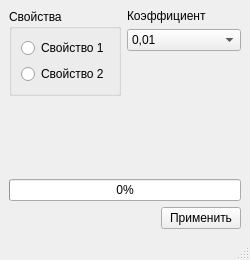
<?xml version="1.0" encoding="UTF-8"?>
<ui version="4.0">
 <class>HW_04_MainWindow</class>
 <widget class="QMainWindow" name="HW_04_MainWindow">
  <property name="geometry">
   <rect>
    <x>0</x>
    <y>0</y>
    <width>250</width>
    <height>260</height>
   </rect>
  </property>
  <property name="sizePolicy">
   <sizepolicy hsizetype="Preferred" vsizetype="Preferred">
    <horstretch>0</horstretch>
    <verstretch>0</verstretch>
   </sizepolicy>
  </property>
  <property name="minimumSize">
   <size>
    <width>250</width>
    <height>260</height>
   </size>
  </property>
  <property name="maximumSize">
   <size>
    <width>257</width>
    <height>260</height>
   </size>
  </property>
  <property name="windowTitle">
   <string>HW_04_MainWindow</string>
  </property>
  <widget class="QWidget" name="centralwidget">
   <layout class="QGridLayout" name="gridLayout_2">
    <item row="0" column="0">
     <layout class="QVBoxLayout" name="verticalLayout_3">
      <item>
       <layout class="QVBoxLayout" name="verticalLayout_2">
        <item>
         <layout class="QHBoxLayout" name="horizontalLayout_2">
          <item>
           <widget class="QGroupBox" name="gb_feature">
            <property name="sizePolicy">
             <sizepolicy hsizetype="Fixed" vsizetype="Fixed">
              <horstretch>0</horstretch>
              <verstretch>0</verstretch>
             </sizepolicy>
            </property>
            <property name="title">
             <string>Свойства</string>
            </property>
            <layout class="QGridLayout" name="gridLayout">
             <item row="0" column="0">
              <widget class="QRadioButton" name="rb_val_1">
               <property name="text">
                <string>Свойство 1</string>
               </property>
              </widget>
             </item>
             <item row="1" column="0">
              <widget class="QRadioButton" name="rb_val_2">
               <property name="text">
                <string>Свойство 2</string>
               </property>
              </widget>
             </item>
            </layout>
           </widget>
          </item>
          <item>
           <layout class="QVBoxLayout" name="verticalLayout">
            <item>
             <widget class="QLabel" name="lbl_1">
              <property name="text">
               <string>Коэффициент</string>
              </property>
             </widget>
            </item>
            <item>
             <widget class="QComboBox" name="cb_coefficient">
              <item>
               <property name="text">
                <string>0,01</string>
               </property>
              </item>
              <item>
               <property name="text">
                <string>0,1</string>
               </property>
              </item>
              <item>
               <property name="text">
                <string>1</string>
               </property>
              </item>
              <item>
               <property name="text">
                <string>10</string>
               </property>
              </item>
              <item>
               <property name="text">
                <string>100</string>
               </property>
              </item>
             </widget>
            </item>
            <item>
             <spacer name="verticalSpacer">
              <property name="orientation">
               <enum>Qt::Vertical</enum>
              </property>
              <property name="sizeHint" stdset="0">
               <size>
                <width>20</width>
                <height>40</height>
               </size>
              </property>
             </spacer>
            </item>
           </layout>
          </item>
         </layout>
        </item>
        <item>
         <spacer name="verticalSpacer_3">
          <property name="orientation">
           <enum>Qt::Vertical</enum>
          </property>
          <property name="sizeHint" stdset="0">
           <size>
            <width>20</width>
            <height>40</height>
           </size>
          </property>
         </spacer>
        </item>
        <item>
         <widget class="QProgressBar" name="progressBar">
          <property name="sizePolicy">
           <sizepolicy hsizetype="Preferred" vsizetype="Fixed">
            <horstretch>0</horstretch>
            <verstretch>0</verstretch>
           </sizepolicy>
          </property>
          <property name="minimumSize">
           <size>
            <width>230</width>
            <height>0</height>
           </size>
          </property>
          <property name="value">
           <number>0</number>
          </property>
         </widget>
        </item>
       </layout>
      </item>
      <item>
       <layout class="QHBoxLayout" name="horizontalLayout">
        <item>
         <spacer name="horizontalSpacer">
          <property name="orientation">
           <enum>Qt::Horizontal</enum>
          </property>
          <property name="sizeHint" stdset="0">
           <size>
            <width>40</width>
            <height>20</height>
           </size>
          </property>
         </spacer>
        </item>
        <item>
         <widget class="QPushButton" name="pb_send">
          <property name="sizePolicy">
           <sizepolicy hsizetype="Fixed" vsizetype="Fixed">
            <horstretch>0</horstretch>
            <verstretch>0</verstretch>
           </sizepolicy>
          </property>
          <property name="maximumSize">
           <size>
            <width>16777215</width>
            <height>30</height>
           </size>
          </property>
          <property name="text">
           <string>Применить</string>
          </property>
         </widget>
        </item>
       </layout>
      </item>
     </layout>
    </item>
   </layout>
  </widget>
  <widget class="QMenuBar" name="menubar">
   <property name="geometry">
    <rect>
     <x>0</x>
     <y>0</y>
     <width>250</width>
     <height>22</height>
    </rect>
   </property>
  </widget>
  <widget class="QStatusBar" name="statusbar"/>
 </widget>
 <resources/>
 <connections/>
</ui>
